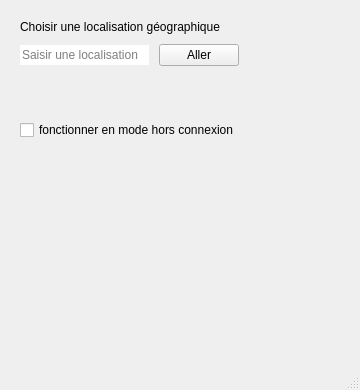
<?xml version="1.0" encoding="UTF-8"?>
<ui version="4.0">
 <class>Visiweather</class>
 <widget class="QMainWindow" name="Visiweather">
  <property name="geometry">
   <rect>
    <x>0</x>
    <y>0</y>
    <width>360</width>
    <height>390</height>
   </rect>
  </property>
  <property name="font">
   <font>
    <family>Arial</family>
   </font>
  </property>
  <property name="windowTitle">
   <string>Visiweather</string>
  </property>
  <property name="layoutDirection">
   <enum>Qt::LeftToRight</enum>
  </property>
  <property name="autoFillBackground">
   <bool>false</bool>
  </property>
  <widget class="QWidget" name="centralwidget">
   <widget class="QWidget" name="verticalLayoutWidget_2">
    <property name="geometry">
     <rect>
      <x>20</x>
      <y>20</y>
      <width>229</width>
      <height>231</height>
     </rect>
    </property>
    <layout class="QVBoxLayout" name="layoutWidget_2">
     <property name="spacing">
      <number>30</number>
     </property>
     <property name="sizeConstraint">
      <enum>QLayout::SetFixedSize</enum>
     </property>
     <item>
      <layout class="QGridLayout" name="grandlayout" rowstretch="0,0" columnstretch="0">
       <property name="sizeConstraint">
        <enum>QLayout::SetMinAndMaxSize</enum>
       </property>
       <property name="leftMargin">
        <number>0</number>
       </property>
       <property name="topMargin">
        <number>0</number>
       </property>
       <property name="spacing">
        <number>10</number>
       </property>
       <item row="0" column="0">
        <layout class="QGridLayout" name="Layout_choix">
         <item row="0" column="0">
          <widget class="QLabel" name="labelChoisirVille">
           <property name="text">
            <string>Choisir une localisation géographique</string>
           </property>
          </widget>
         </item>
         <item row="1" column="0">
          <layout class="QHBoxLayout" name="layoutLineEditPushButton">
           <item>
            <widget class="QLineEdit" name="lineEdit">
             <property name="inputMask">
              <string/>
             </property>
             <property name="text">
              <string/>
             </property>
             <property name="frame">
              <bool>false</bool>
             </property>
             <property name="dragEnabled">
              <bool>false</bool>
             </property>
             <property name="placeholderText">
              <string>Saisir une localisation</string>
             </property>
            </widget>
           </item>
           <item>
            <widget class="QPushButton" name="pushButton">
             <property name="text">
              <string>Aller</string>
             </property>
            </widget>
           </item>
          </layout>
         </item>
        </layout>
       </item>
       <item row="1" column="0">
        <widget class="QLabel" name="labelVilleOk">
         <property name="text">
          <string/>
         </property>
        </widget>
       </item>
      </layout>
     </item>
     <item>
      <widget class="QCheckBox" name="checkBox">
       <property name="text">
        <string>fonctionner en mode hors connexion</string>
       </property>
      </widget>
     </item>
    </layout>
   </widget>
  </widget>
  <widget class="QStatusBar" name="statusbar"/>
 </widget>
 <resources/>
 <connections>
  <connection>
   <sender>pushButton</sender>
   <signal>clicked()</signal>
   <receiver>Visiweather</receiver>
   <slot>ville_choisie()</slot>
   <hints>
    <hint type="sourcelabel">
     <x>241</x>
     <y>49</y>
    </hint>
    <hint type="destinationlabel">
     <x>311</x>
     <y>143</y>
    </hint>
   </hints>
  </connection>
  <connection>
   <sender>checkBox</sender>
   <signal>stateChanged(int)</signal>
   <receiver>Visiweather</receiver>
   <slot>fonctionner_en_hors_connex()</slot>
   <hints>
    <hint type="sourcelabel">
     <x>59</x>
     <y>242</y>
    </hint>
    <hint type="destinationlabel">
     <x>95</x>
     <y>340</y>
    </hint>
   </hints>
  </connection>
 </connections>
 <slots>
  <slot>ville_choisie()</slot>
  <slot>fonctionner_en_hors_connex()</slot>
 </slots>
</ui>
